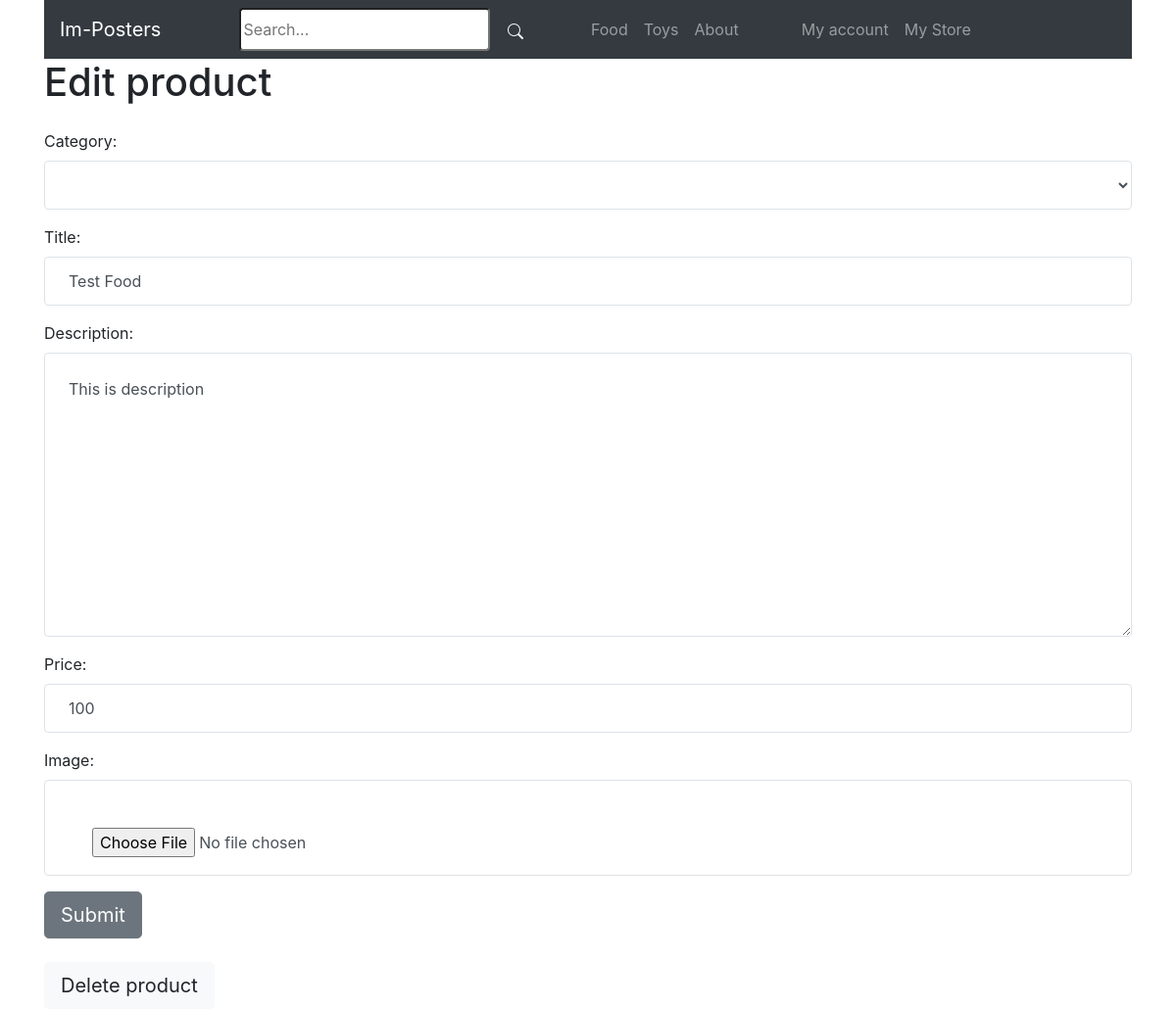
Before: /my-store/edit-product/5/ (signed in) with the older database file.
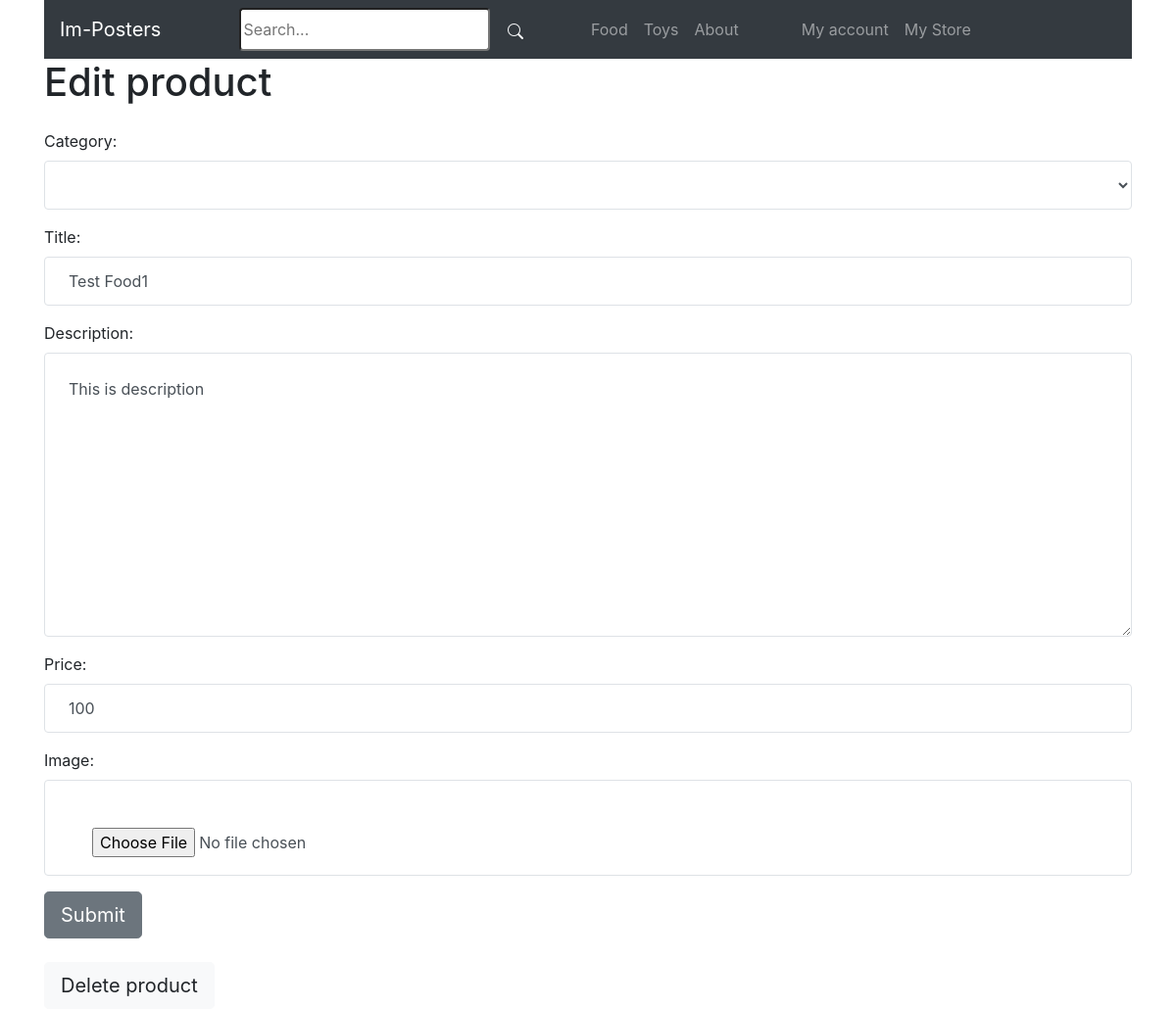
After: the same page with the newer database file.
### store/models.py (models this page shows, shortened)
class Category(models.Model):
    title = models.CharField(max_length=50)
    slug = models.SlugField(max_length=50)
    class Meta:
        verbose_name_plural = 'Categories'
    def __str__(self):
        return self.title

class Product(models.Model):
    DRAFT = 'draft'
    WAITING_APPROVAL = 'waitingapproval'
    ACTIVE = 'active'
    DELETED = 'deleted'
    STATUS_CHOICES = (
        (DRAFT, 'Draft'),
        (WAITING_APPROVAL, 'Waiting approval'),
        (ACTIVE, 'Active'),
        (DELETED, 'Deleted'),
    )
    user = models.ForeignKey(User, related_name='products', on_delete=models.CASCADE)
    category = models.ForeignKey(Category, related_name='products', on_delete=models.CASCADE)
    title = models.CharField(max_length=50)
    slug = models.SlugField(max_length=50)
    description = models.TextField(blank=True)
    price = models.IntegerField()
    image = models.ImageField(upload_to='uploads/product_images', blank=True, null=True)
    thumbnail = models.ImageField(upload_to='uploads/product_images/thumbnail', blank=True, null=True)
    created_at = models.DateTimeField(auto_now_add=True)
    updated_at = models.DateTimeField(auto_now=True)
    status = models.CharField(max_length=50, choices=STATUS_CHOICES, default=ACTIVE)
    class Meta:
        ordering = ('-created_at',)

### userprofile/views.py (the view)
# urls.py: path('my-store/edit-product/<int:pk>/', views.edit_product, name='edit_product'),
@login_required
def edit_product(request, pk):
    product = Product.objects.filter(user=request.user).get(pk=pk)
    if request.method == 'POST':
        form = ProductForm(request.POST, request.FILES, instance=product)
        if form.is_valid():
            form.save()
            messages.success(request, 'Saved changes!')
            return redirect('my_store')
    else:
        form = ProductForm(instance=product)
    return render(request, 'userprofile/product_form.html', {
        'title': 'Edit product',
        'product': product,
        'form': form
    })

### store/forms.py
class ProductForm(forms.ModelForm):
    class Meta:
        model = Product
        fields = ('category', 'title', 'description', 'price', 'image',)
        widgets = {
            'category': forms.Select(attrs={
                'class': 'form-control p-4 border border-gray-200'
            }),
            'title': forms.TextInput(attrs={
                'class': 'form-control p-4 border border-gray-200'
            }),
            'description': forms.Textarea(attrs={
                'class': 'form-control p-4 border border-gray-200'
            }),
            'price': forms.TextInput(attrs={
                'class': 'form-control p-4 border border-gray-200'
            }),
            'image': forms.FileInput(attrs={
                'class': 'form-control p-5 border border-gray-200'
            }),
                    }

### store/templatetags/menu.py (called while the page is built)
@register.inclusion_tag('core/menu.html')
def menu():
    categories = Category.objects.all()
    return {'categories': categories}

### userprofile/templates/userprofile/product_form.html (shortened to what this page needs)
{% extends 'core/base.html' %}
{% block content %}
<div class="container">
    <h1>{{ title }}</h1>
    <form method="post" action="" enctype="multipart/form-data" class="my-4">
        {{ form.as_p }}
        <button class="btn btn-secondary btn-lg">Submit</button>
    </form>
    {% if product %}
        <a href="{% url 'delete_product' product.id %}" class="btn btn-light btn-lg">Delete product</a>
    {% endif %}
</div>
{% endblock %}

### core/templates/core/menu.html
{% for category in categories %}
<a class="nav-link" href="{% url 'category_detail' category.slug %}">{{ category.title }}</a>
{% endfor %}
<a class="nav-link" href="{% url 'about' %}">About</a>

Changed rows visible on the page:
changed through a linked row, Category "Food": title "Test Food" → "Test Food1"
